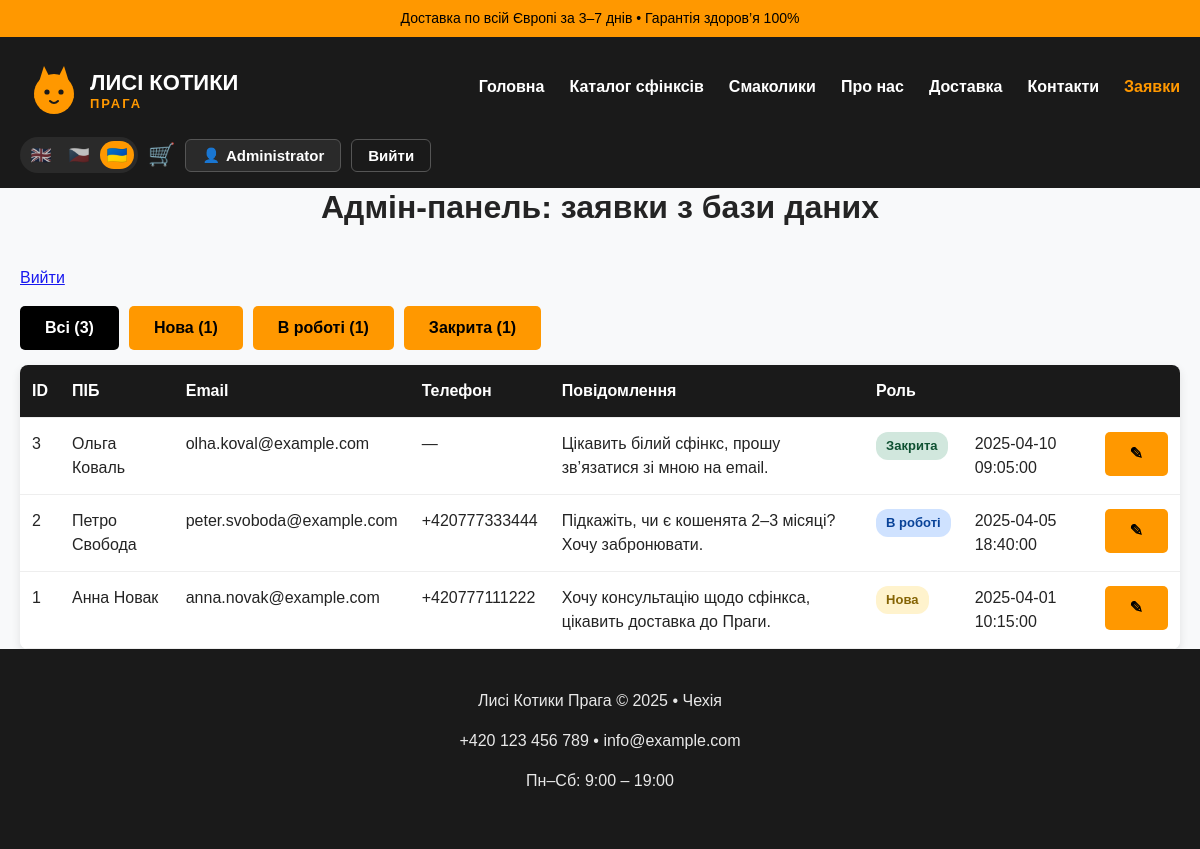
The page /admin_requests.php?lang=uk (signed in) on the database its author committed.
### tables this page shows
CREATE TABLE IF NOT EXISTS users (
    id INT UNSIGNED AUTO_INCREMENT PRIMARY KEY,
    email VARCHAR(190) NOT NULL UNIQUE,
    password_hash VARCHAR(255) NULL,
    name VARCHAR(100) NOT NULL,
    oauth_provider VARCHAR(20) NULL,
    oauth_id VARCHAR(100) NULL,
    role VARCHAR(20) NOT NULL DEFAULT 'user',
    created_at DATETIME NOT NULL DEFAULT CURRENT_TIMESTAMP
);

CREATE TABLE IF NOT EXISTS requests (
    id INT UNSIGNED AUTO_INCREMENT PRIMARY KEY,
    name VARCHAR(100) NOT NULL,
    email VARCHAR(150) NOT NULL,
    phone VARCHAR(20) NULL,
    age VARCHAR(20) NULL,
    color VARCHAR(50) NULL,
    message TEXT NOT NULL,
    consent TINYINT(1) NOT NULL DEFAULT 0,
    status VARCHAR(20) NOT NULL DEFAULT 'new',
    created_at DATETIME NOT NULL DEFAULT CURRENT_TIMESTAMP
);

### config/i18n.php (called while the page is built, shortened)
<?php
function current_locale(): string
{
    return $GLOBALS['__i18n_locale'] ?? DEFAULT_LOCALE;
}
function t(string $key, array $params = []): string
{
    $dict = $GLOBALS['__i18n_dict'] ?? [];
    $fallback = $GLOBALS['__i18n_fallback'] ?? [];
    $value = $dict[$key] ?? $fallback[$key] ?? $key;
    return $value;
}
function te(string $key, array $params = []): string
{
    return htmlspecialchars(t($key, $params), ENT_QUOTES, 'UTF-8');
}
function lang_switch_url(string $locale): string
{
    $params = $_GET;
    $params['lang'] = $locale;
    $path = strtok($_SERVER['REQUEST_URI'] ?? '/', '?');
    return $path . '?' . http_build_query($params);
}
function locale_label(string $locale): string
{
    return match ($locale) {
        'en' => 'EN',
        'cs' => 'CS',
        'uk' => 'UK',
        default => strtoupper($locale),
    };
}
function locale_flag(string $locale): string
{
    return match ($locale) {
        'en' => '🇬🇧',
        'cs' => '🇨🇿',
        'uk' => '🇺🇦',
        default => '🏳️',
    };
}

### config/auth.php (called while the page is built, shortened)
<?php
function current_user(): ?UserRecord
{
    if ($GLOBALS['__current_user'] !== false) {
        return $GLOBALS['__current_user'];
    }
    $user = null;
    $userId = $_SESSION['user_id'] ?? null;
    if ($userId !== null && isset($GLOBALS['pdo'])) {
        $repo = new UserRepository($GLOBALS['pdo']);
        $user = $repo->find((int) $userId);
    }
    return $user;
}
function is_admin(): bool
{
    $user = current_user();
    return $user !== null && $user->role === 'admin';
}
function require_admin(): void
{
    if (!is_admin()) {
        header('Location: login.php?next=' . urlencode($_SERVER['REQUEST_URI'] ?? 'admin_requests.php'));
        exit;
    }
}

### src/UserRepository.php (called while the page is built, shortened)
<?php
final class UserRepository
{
    public function find(int $id): ?UserRecord
    {
        $stmt = $this->pdo->prepare('SELECT * FROM users WHERE id = ?');
        $stmt->execute([$id]);
        $row = $stmt->fetch(PDO::FETCH_ASSOC);
        return $row !== false ? UserRecord::fromRow($row) : null;
    }
}

### src/RequestRepository.php (called while the page is built, shortened)
<?php
final class RequestRepository
{
    public function all(?string $status = null, int $limit = 20, int $offset = 0): array
    {
        $sql = 'SELECT * FROM requests';
        $params = [];
        $sql .= ' ORDER BY id DESC LIMIT ? OFFSET ?';
        $stmt = $this->pdo->prepare($sql);
        $position = 1;
        $stmt->bindValue($position++, $limit, PDO::PARAM_INT);
        $stmt->bindValue($position++, $offset, PDO::PARAM_INT);
        $stmt->execute();
        return array_map(
            static fn (array $row): RequestRecord => RequestRecord::fromRow($row),
            $stmt->fetchAll(PDO::FETCH_ASSOC)
        );
    }
    public function count(?string $status = null): int
    {
        $sql = 'SELECT COUNT(*) FROM requests';
        $params = [];
        if ($status !== null) {
            $sql .= ' WHERE status = ?';
            $params[] = $status;
        }
        $stmt = $this->pdo->prepare($sql);
        $stmt->execute($params);
        return (int) $stmt->fetchColumn();
    }
}

### src/RequestStatus.php (called while the page is built, shortened)
<?php
final class RequestStatus
{
    public static function all(): array
    {
        return [self::NEW, self::IN_PROGRESS, self::CLOSED];
    }
}

### config/labels.php (called while the page is built, shortened)
<?php
function request_status_label(string $status): string
{
    return t('status.' . $status);
}

### src/RequestRecord.php (called while the page is built, shortened)
<?php
final class RequestRecord
{
    public static function fromRow(array $row): self
    {
        return new self(
            id: (int) $row['id'],
            name: (string) $row['name'],
            email: (string) $row['email'],
            phone: $row['phone'] !== null ? (string) $row['phone'] : null,
            age: $row['age'] !== null ? (string) $row['age'] : null,
            color: $row['color'] !== null ? (string) $row['color'] : null,
            message: (string) $row['message'],
            consent: (bool) $row['consent'],
            status: (string) ($row['status'] ?? RequestStatus::NEW),
            createdAt: (string) $row['created_at'],
        );
    }
}

### admin_requests.php (the view, shortened to what this page needs)
<?php
require_once __DIR__ . '/config/bootstrap.php';
require_admin();
$repo = new RequestRepository($pdo);
$statusFilter = $_GET['status'] ?? null;
$perPage = 10;
$page = max(1, (int) ($_GET['page'] ?? 1));
$total = $repo->count($statusFilter);
$totalPages = max(1, (int) ceil($total / $perPage));
$page = min($page, $totalPages);
$requests = $repo->all($statusFilter, $perPage, ($page - 1) * $perPage);
function status_query(?string $status, int $page): string
{
    $params = ['page' => $page];
    if ($status !== null) {
        $params['status'] = $status;
    }
    return '?' . http_build_query($params);
}
include __DIR__ . '/includes/header.php';
?>
<h2 class="section-title"><?= te('requests.admin.title') ?></h2>
<p><a href="logout.php"><?= te('nav.logout') ?></a></p>
<div class="status-filters">
    <a href="<?= htmlspecialchars(status_query(null, 1)) ?>" class="button <?= $statusFilter === null ? 'active' : '' ?>"><?= te('requests.all') ?> (<?= $repo->count() ?>)</a>
    <?php foreach (RequestStatus::all() as $status): ?>
        <a href="<?= htmlspecialchars(status_query($status, 1)) ?>" class="button <?= $statusFilter === $status ? 'active' : '' ?>">
            <?= htmlspecialchars(request_status_label($status)) ?> (<?= $repo->count($status) ?>)
        </a>
    <?php endforeach; ?>
</div>
<?php if ($total === 0): ?>
    <div class="card">
        <p><?= te('requests.empty') ?></p>
    </div>
<?php else: ?>
    <div class="card table-card">
        <div class="table-wrapper">
            <table class="data-table">
                <thead>
                <tr>
                    <th>ID</th>
                    <th><?= te('contacts.form.name') ?></th>
                    <th><?= te('contacts.form.email') ?></th>
                    <th><?= te('contacts.form.phone') ?></th>
                    <th><?= te('contacts.form.message') ?></th>
                    <th><?= te('auth.account.role') ?></th>
                    <th>&nbsp;</th>
                    <th>&nbsp;</th>
                </tr>
                </thead>
                <tbody>
                <?php foreach ($requests as $r): ?>
                    <tr>
                        <td><?= $r->id ?></td>
                        <td><?= htmlspecialchars($r->name) ?></td>
                        <td><?= htmlspecialchars($r->email) ?></td>
                        <td><?= htmlspecialchars($r->phone ?? '—') ?></td>
                        <td><?= nl2br(htmlspecialchars($r->message)) ?></td>
                        <td><span class="status-badge status-<?= htmlspecialchars($r->status) ?>"><?= htmlspecialchars(request_status_label($r->status)) ?></span></td>
                        <td><?= htmlspecialchars($r->createdAt) ?></td>
                        <td><a href="edit_request.php?id=<?= $r->id ?>" class="button">✎</a></td>
                    </tr>
                <?php endforeach; ?>
                </tbody>
            </table>
        </div>
    </div>
<?php endif; ?>
<?php include __DIR__ . '/includes/footer.php'; ?>

### includes/header.php (shortened to what this page needs)
<?php
$__user = current_user();
$__cartCount = 0;
if ($__user !== null && isset($GLOBALS['pdo'])) {
    $__cartCount = (new CartRepository($GLOBALS['pdo']))->count($__user->id);
}
$__cssv = @filemtime(__DIR__ . '/../assets/css/style.css') ?: time();
?>
<!DOCTYPE html>
<html lang="<?= htmlspecialchars(current_locale()) ?>">
<head>
    <link rel="stylesheet" href="assets/css/style.css?v=<?= $__cssv ?>">
</head>
<body>
<div class="top-bar"><?= te('common.topbar') ?></div>
<header class="header">
    <div class="container">
        <a href="index.php" class="logo-link">
            <img src="assets/images/logo.svg" alt="<?= te('common.brand') ?>" class="logo">
        </a>
        <nav class="nav">
            <a href="index.php"><?= te('nav.home') ?></a>
            <a href="index.php#catalog"><?= te('nav.catalog') ?></a>
            <a href="treats.php"><?= te('nav.treats') ?></a>
            <a href="about.php"><?= te('nav.about') ?></a>
            <a href="delivery.php"><?= te('nav.delivery') ?></a>
            <a href="contacts.php"><?= te('nav.contacts') ?></a>
            <?php if (is_admin()): ?>
                <a href="admin_requests.php" class="nav-admin"><?= te('nav.requests') ?></a>
            <?php endif; ?>
        </nav>
        <div class="header-actions">
            <div class="lang-switch" role="group" aria-label="<?= te('lang.label') ?>">
                <?php foreach (SUPPORTED_LOCALES as $__loc): ?>
                    <a href="<?= htmlspecialchars(lang_switch_url($__loc)) ?>"
                       class="lang-link <?= $__loc === current_locale() ? 'active' : '' ?>"
                       title="<?= htmlspecialchars(locale_label($__loc)) ?>"
                       aria-label="<?= htmlspecialchars(locale_label($__loc)) ?>"><?= locale_flag($__loc) ?></a>
                <?php endforeach; ?>
            </div>
            <?php if ($__user !== null): ?>
                <a href="cart.php" class="cart-link" title="<?= te('nav.cart') ?>">🛒<?php if ($__cartCount > 0): ?><span class="cart-badge"><?= $__cartCount ?></span><?php endif; ?></a>
                <a href="account.php" class="btn-account"><span class="btn-account__icon">👤</span><?= htmlspecialchars($__user->name) ?></a>
                <a href="logout.php" class="btn-ghost"><?= te('nav.logout') ?></a>
            <?php else: ?>
                <a href="login.php" class="btn-ghost"><?= te('nav.login') ?></a>
                <a href="register.php" class="btn-solid"><?= te('nav.register') ?></a>
            <?php endif; ?>
        </div>
    </div>
</header>
<main class="container">

### assets/css/style.css (style rules this page uses)
* { box-sizing: border-box; }
body { margin: 0; font-family: Arial, sans-serif; line-height: 1.5; color: #242424; background: #f8f9fa; }
h1, h2, h3 { margin: 0 0 16px; line-height: 1.2; font-weight: bold; }
p { margin: 0 0 16px; opacity: 0.9; }
.container { max-width: 1200px; margin: 0 auto; padding: 0 20px; }
.section-title { text-align: center; margin-bottom: 40px; font-size: 32px; }
.top-bar { background: #ff9800; color: #000; text-align: center; padding: 8px; font-size: 14px; }
.header { background: #1a1a1a; color: white; padding: 15px 0; }
.header .container { display: flex; align-items: center; justify-content: space-between; flex-wrap: wrap; gap: 20px; }
.logo { height: 70px; }
.nav { display: flex; gap: 25px; }
.nav a { color: white; text-decoration: none; font-weight: bold; white-space: nowrap; }
.button { background: #ff9800; color: #000; padding: 10px 25px; text-decoration: none; font-weight: bold; border-radius: 5px; white-space: nowrap; display: inline-block; }
.card, .cat-card, .service-card, .benefit-card, .step { background: white; border-radius: 8px; padding: 20px; box-shadow: 0 4px 10px rgba(0,0,0,0.1); text-align: center; }
.header .container { flex-direction: column; align-items: center; gap: 15px; text-align: center; }
.nav { flex-direction: column; gap: 8px; width: 100%; text-align: center; }
@media (min-width: 768px) { .header .container { flex-direction: row; justify-content: space-between; align-items: center; } }
@media (min-width: 768px) { .nav { flex-direction: row; gap: 25px; width: auto; } }
.status-filters { display: flex; flex-wrap: wrap; gap: 10px; margin: 15px 0; }
.button.active { background: #000; color: #fff; }
.status-badge { display: inline-block; padding: 4px 10px; border-radius: 12px; font-size: 13px; font-weight: bold; white-space: nowrap; }
.status-new { background: #fff3cd; color: #856404; }
.status-in_progress { background: #cfe2ff; color: #084298; }
.status-closed { background: #d1e7dd; color: #0f5132; }
.table-card { padding: 0; overflow: hidden; }
.table-wrapper { overflow-x: auto; }
.data-table { width: 100%; border-collapse: collapse; background: #fff; }
.data-table th, .data-table td { padding: 14px 12px; border-bottom: 1px solid #eee; text-align: left; vertical-align: top; }
.data-table th { background: #1a1a1a; color: #fff; position: sticky; top: 0; }
.data-table td:last-child, .data-table th:last-child { white-space: nowrap; }
.header-actions { display: flex; align-items: center; gap: 10px; flex-wrap: wrap; justify-content: center; }
.logo-link { display: inline-block; line-height: 0; }
.lang-switch { display: inline-flex; align-items: center; gap: 4px; background: #2a2a2a; border-radius: 999px; padding: 4px; }
.lang-link { display: inline-flex; align-items: center; justify-content: center; width: 34px; height: 28px; border-radius: 999px; font-size: 17px; line-height: 1; text-decoration: none; filter: grayscale(55%); opacity: 0.7; transition: filter .15s, opacity .15s, background .15s; }
.lang-link.active { background: #ff9800; filter: none; opacity: 1; }
.btn-ghost, .btn-solid, .btn-account { display: inline-flex; align-items: center; gap: 6px; padding: 8px 16px; border-radius: 6px; font-weight: bold; font-size: 15px; line-height: 1; text-decoration: none; white-space: nowrap; }
.btn-ghost { color: #fff; background: transparent; border: 1.5px solid #555; }
.btn-account { color: #fff; background: #2a2a2a; border: 1.5px solid #555; max-width: 170px; overflow: hidden; text-overflow: ellipsis; }
.btn-account__icon { font-size: 14px; }
.cart-link { position: relative; font-size: 22px; text-decoration: none; line-height: 1; }
.nav-admin { color: #ff9800 !important; }

### rows shown on the page
users: name "Administrator"
requests: id "3", name "Ольга Коваль", email "olha.koval@example.com", phone "—", message "Цікавить білий сфінкс, прошу зв’язатися зі мною на email.", status "Закрита", created_at "2025-04-10 09:05:00"
requests: id "2", name "Петро Свобода", email "peter.svoboda@example.com", phone "+420777333444", message "Підкажіть, чи є кошенята 2–3 місяці? Хочу забронювати.", status "В роботі", created_at "2025-04-05 18:40:00"
requests: id "1", name "Анна Новак", email "anna.novak@example.com", phone "+420777111222", message "Хочу консультацію щодо сфінкса, цікавить доставка до Праги.", status "Нова", created_at "2025-04-01 10:15:00"

### other values the page prints
te('common.topbar') "Доставка по всій Європі за 3–7 днів • Гарантія здоров’я 100%"
te('nav.home') "Головна"
te('nav.catalog') "Каталог сфінксів"
te('nav.treats') "Смаколики"
te('nav.about') "Про нас"
te('nav.delivery') "Доставка"
te('nav.contacts') "Контакти"
te('nav.requests') "Заявки"
locale_flag($__loc) "🇬🇧"
locale_flag($__loc) "🇨🇿"
locale_flag($__loc) "🇺🇦"
te('nav.logout') "Вийти"
te('requests.admin.title') "Адмін-панель: заявки з бази даних"
te('requests.all') "Всі"
$repo->count() "3"
